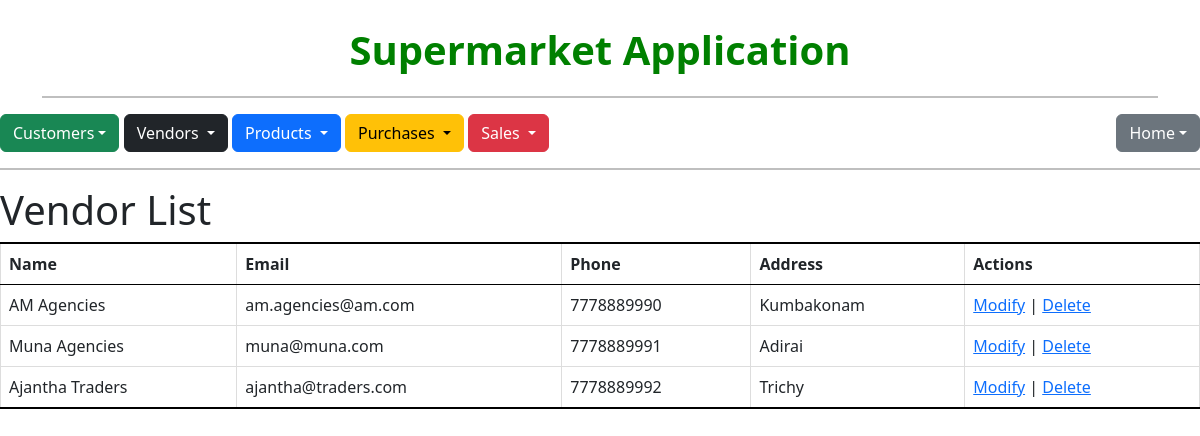
The app's page /vendors/ with its own data.
### vendors/models.py (models this page shows, shortened)
class Vendor(models.Model):
    name = models.CharField(max_length=50, unique=True, verbose_name= ('Vendor Name'))
    email = models.CharField(max_length=25, verbose_name= ('Email'))
    phone_number = models.CharField(max_length=10, unique=True, verbose_name= ('Phone Number'))
    address = models.CharField(max_length=25, verbose_name= ('Address'))

### vendors/views.py (the view)
# urls.py: path('', views.vendor_list, name='vendor_list'),
def vendor_list(request):
    vendors = Vendor.objects.all()
    return render(request, 'vendors/vendors_list.html', {'vendors': vendors})

### templates/vendors/vendors_list.html (shortened to what this page needs)
{% extends 'main.html' %}
{% block content %}
  <h1>Vendor List</h1>
  <table class="table">
    <thead>
      <tr>
        <th>Name</th>
        <th>Email</th>
        <th>Phone</th>
        <th>Address</th>
        <th>Actions</th>
      </tr>
    </thead>
    <tbody>
      {% for vendor in vendors %}
        <tr>
          <td>{{ vendor.name }}</td>
          <td>{{ vendor.email }}</td>
          <td>{{ vendor.phone_number }}</td>
          <td>{{ vendor.address }}</td>
          <td>
            <a href="{% url 'vendors:vendor_edit' vendor.id %}">Modify</a> |
            <a href="{% url 'vendors:vendor_delete' vendor.id %}">Delete</a>
          </td>
        </tr>
      {% endfor %}
    </tbody>
  </table>
{% endblock %}

### static/css/styles.css (style rules this page uses)
table { border-collapse: collapse; width: 100%; }
table th, table td { border: 1px solid #ddd; padding: 8px; }
table th { background-color: #f2f2f2; font-weight: bold; border-top: 2px solid black; border-bottom: 1px solid black; border-image: linear-gradient(black, black) 0 0 2px; }
table tr:nth-child(even) { background-color: #f9f9f9; }
table tr:last-child td { border-bottom: 2px solid black; }

### records on screen
Vendor: name "AM Agencies", email "am.agencies@am.com", phone_number "7778889990", address "Kumbakonam"
Vendor: name "Muna Agencies", email "muna@muna.com", phone_number "7778889991", address "Adirai"
Vendor: name "Ajantha Traders", email "ajantha@traders.com", phone_number "7778889992", address "Trichy"
